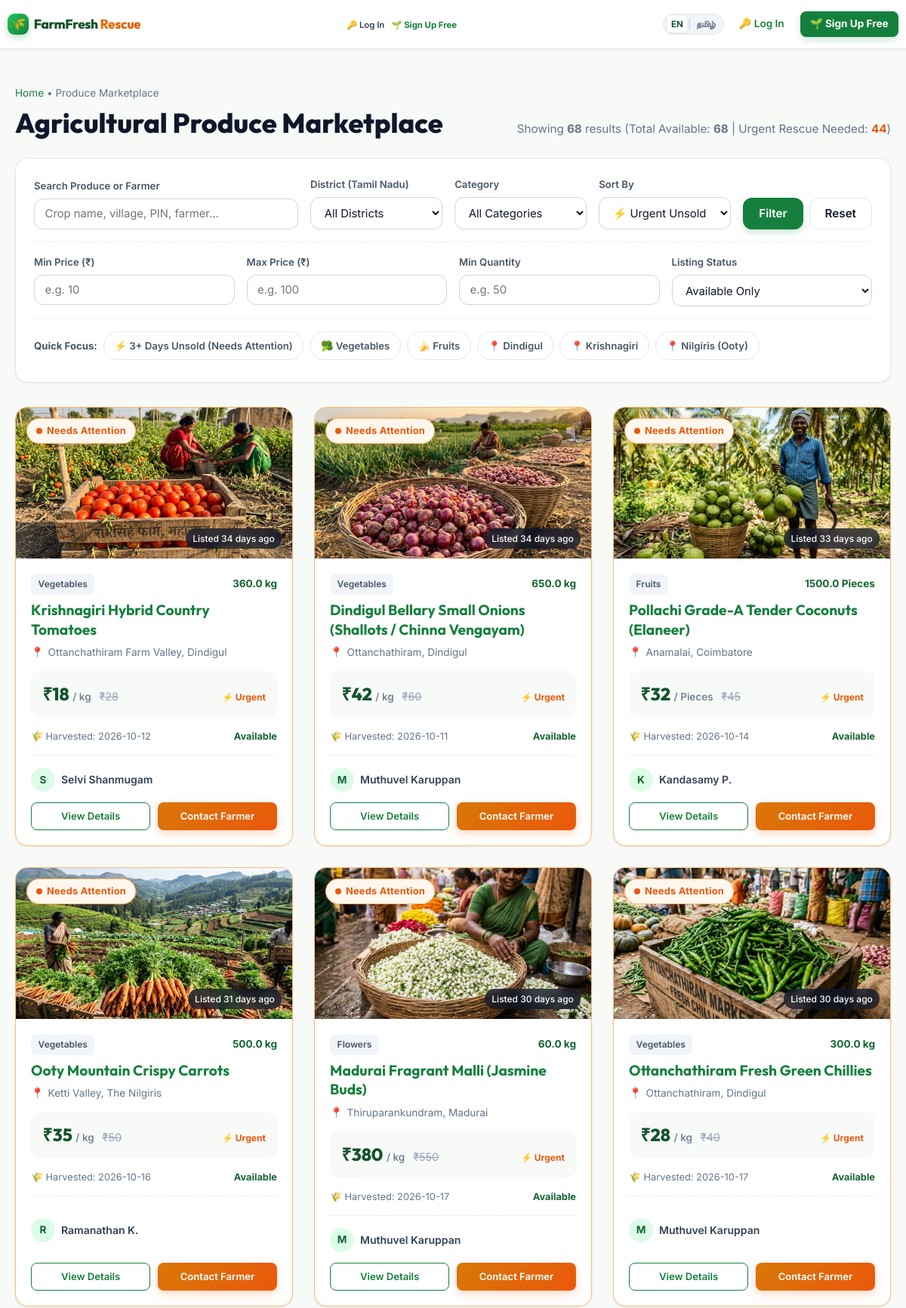
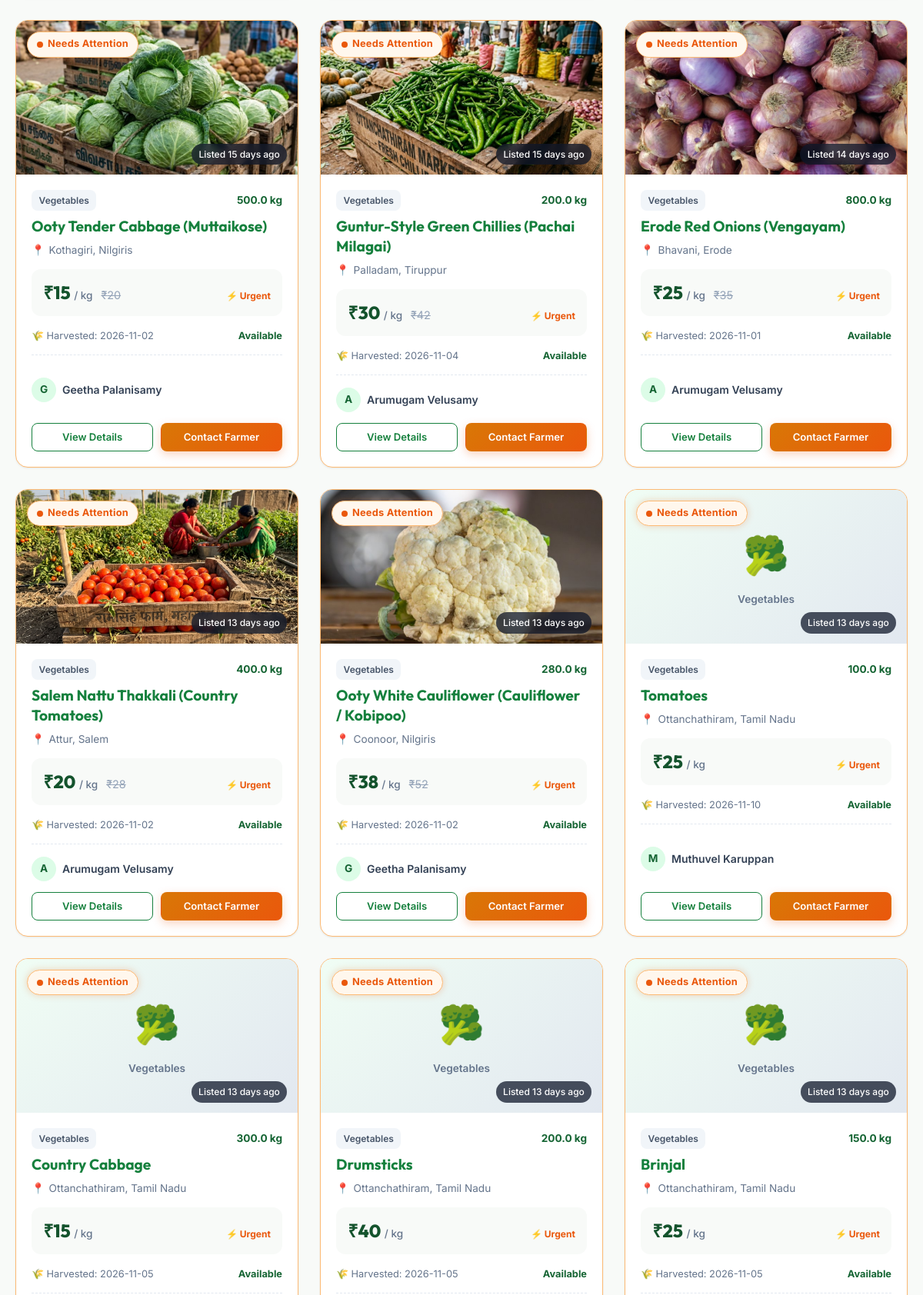
The page /listings (upper part) on the database its author committed (2 pictures, top to bottom).
### tables this page shows
CREATE TABLE listings (
        id INTEGER PRIMARY KEY AUTOINCREMENT,
        farmer_id INTEGER NOT NULL,
        crop_name TEXT NOT NULL,
        category TEXT NOT NULL DEFAULT 'Vegetables',
        photo TEXT,
        quantity REAL NOT NULL,
        unit TEXT NOT NULL,
        price_per_unit REAL NOT NULL,
        original_price REAL,
        harvest_date DATE NOT NULL,
        village_town TEXT NOT NULL,
        district TEXT NOT NULL,
        pin_code TEXT NOT NULL,
        farmer_name TEXT NOT NULL,
        farmer_phone TEXT NOT NULL,
        whatsapp_number TEXT,
        description TEXT,
        status TEXT NOT NULL DEFAULT 'Available' CHECK(status IN ('Available', 'Sold', 'Inactive')),
        created_at TIMESTAMP DEFAULT CURRENT_TIMESTAMP,
        updated_at TIMESTAMP DEFAULT CURRENT_TIMESTAMP, state TEXT NOT NULL DEFAULT 'Tamil Nadu', estimated_freshness_date DATE, urgency_level TEXT NOT NULL DEFAULT 'Normal', rescued_from_waste INTEGER DEFAULT 0, storage_condition TEXT DEFAULT 'Ambient / Room Temperature', freshness_score REAL DEFAULT 85, freshness_grade TEXT DEFAULT 'Fresh', quality_grade TEXT DEFAULT 'Grade A', quality_confidence REAL DEFAULT 90, quality_analysis TEXT, suggested_price REAL, latitude REAL, longitude REAL, reserved_quantity REAL DEFAULT 0, shelf_life_days INTEGER DEFAULT 7, qr_code_token TEXT, additional_photos TEXT, expiry_date DATE, rescue_price REAL,
        FOREIGN KEY (farmer_id) REFERENCES users(id) ON DELETE CASCADE
    );

### app.py (the view, shortened to what this page needs)
@app.route('/listings')
def browse_listings():
    conn = get_db()
    cursor = conn.cursor()
    search_q = request.args.get('q', '').strip()
    category = request.args.get('category', '').strip()
    district = request.args.get('district', '').strip()
    village = request.args.get('village', '').strip()
    min_price = request.args.get('min_price', '').strip()
    max_price = request.args.get('max_price', '').strip()
    min_qty = request.args.get('min_qty', '').strip()
    max_qty = request.args.get('max_qty', '').strip()
    urgency = request.args.get('urgency', '').strip()  # 'urgent_only'
    status_filter = request.args.get('status', 'Available').strip()
    sort_by = request.args.get('sort', 'urgent').strip()
    query = "SELECT * FROM listings WHERE 1=1"
    params = []
    if status_filter and status_filter != 'All':
        query += " AND status = ?"
        params.append(status_filter)
    if category:
        query += " AND category = ?"
        params.append(category)
    if district:
        query += " AND district = ?"
        params.append(district)
    if village:
        query += " AND village_town LIKE ?"
        params.append(f"%{village}%")
    if min_price:
        try:
            query += " AND price_per_unit >= ?"
            params.append(float(min_price))
        except ValueError:
            pass
    if max_price:
        try:
            query += " AND price_per_unit <= ?"
            params.append(float(max_price))
        except ValueError:
            pass
    if min_qty:
        try:
            query += " AND quantity >= ?"
            params.append(float(min_qty))
        except ValueError:
            pass
    if max_qty:
        try:
            query += " AND quantity <= ?"
            params.append(float(max_qty))
        except ValueError:
            pass
    if urgency == 'urgent_only':
        query += " AND status = 'Available' AND ((julianday('now') - julianday(created_at)) >= 3 OR urgency_level = 'Urgent Sale')"
    if sort_by == 'price_low':
        query += " ORDER BY price_per_unit ASC"
    elif sort_by == 'price_high':
        query += " ORDER BY price_per_unit DESC"
    elif sort_by == 'newest':
        query += " ORDER BY created_at DESC"
    elif sort_by == 'harvest_recent':
        query += " ORDER BY harvest_date DESC"
    elif sort_by == 'urgent':
        query += """ ORDER BY
            (CASE
                WHEN status = 'Available' AND urgency_level = 'Urgent Sale' THEN 0
                WHEN status = 'Available' AND (julianday('now') - julianday(created_at)) >= 3 THEN 1
                ELSE 2
            END), created_at ASC"""
    else:
        query += " ORDER BY created_at DESC"
    cursor.execute(query, params)
    listings = cursor.fetchall()
    cursor.execute("""
        SELECT * FROM listings
        WHERE status = 'Available'
        AND ((julianday('now') - julianday(created_at)) >= 3 OR urgency_level = 'Urgent Sale')
        ORDER BY (CASE WHEN urgency_level = 'Urgent Sale' THEN 0 ELSE 1 END), created_at ASC
        LIMIT 4
    """)
    urgent_spotlight = cursor.fetchall()
    cursor.execute("SELECT COUNT(*) FROM listings WHERE status = 'Available'")
    total_available = cursor.fetchone()[0]
    cursor.execute("""
        SELECT COUNT(*) FROM listings
        WHERE status = 'Available'
        AND ((julianday('now') - julianday(created_at)) >= 3 OR urgency_level = 'Urgent Sale')
    """)
    total_urgent = cursor.fetchone()[0]
    conn.close()
    return render_template(
        'listings.html',
        listings=listings,
        urgent_spotlight=urgent_spotlight,
        search_q=search_q,
        category=category,
        district=district,
        village=village,
        min_price=min_price,
        max_price=max_price,
        min_qty=min_qty,
        max_qty=max_qty,
        urgency=urgency,
        status_filter=status_filter,
        sort_by=sort_by,
        total_available=total_available,
        total_urgent=total_urgent
    )

### templates/listings.html (shortened to what this page needs)
{% extends "base.html" %}
{% block content %}
<div class="container" style="padding-top: 2rem; padding-bottom: 4rem;">
  <div style="margin-bottom: 1.5rem;">
    <div style="font-size: 0.85rem; color: var(--text-muted); margin-bottom: 0.35rem;">
      <a href="{{ url_for('index') }}">Home</a> &bull; Produce Marketplace
    </div>
    <div style="display: flex; align-items: baseline; justify-content: space-between; flex-wrap: wrap; gap: 1rem;">
      <h1 style="font-size: 2.25rem; font-weight: 800;">Agricultural Produce Marketplace</h1>
      <div style="font-size: 0.95rem; color: var(--text-muted);">
        Showing <strong>{{ listings|length }}</strong> results
        (Total Available: <strong>{{ total_available }}</strong> | Urgent Rescue Needed: <strong style="color: var(--urgent-red);">{{ total_urgent }}</strong>)
      </div>
    </div>
  </div>
  <div class="filter-card">
    <form action="{{ url_for('browse_listings') }}" method="GET" id="searchFilterForm">
      <div class="filter-grid">
        <div class="filter-group">
          <label class="filter-label">Search Produce or Farmer</label>
          <input type="text" name="q" value="{{ search_q }}" class="filter-input" placeholder="Crop name, village, PIN, farmer...">
        </div>
        <div class="filter-group">
          <label class="filter-label">District (Tamil Nadu)</label>
          <select name="district" class="filter-select">
            <option value="">All Districts</option>
          </select>
        </div>
        <div class="filter-group">
          <label class="filter-label">Category</label>
          <select name="category" class="filter-select">
            <option value="">All Categories</option>
          </select>
        </div>
        <div class="filter-group">
          <label class="filter-label">Sort By</label>
          <select name="sort" class="filter-select">
            <option value="urgent" {% if sort_by == 'urgent' %}selected{% endif %}>⚡ Urgent Unsold First</option>
          </select>
        </div>
        <div class="filter-btn-group">
          <button type="submit" class="btn btn-primary" style="height: 42px;">Filter</button>
          <a href="{{ url_for('browse_listings') }}" class="btn btn-secondary" style="height: 42px;" title="Reset filters">Reset</a>
        </div>
      </div>
      <div class="filter-secondary-grid">
        <div class="filter-group">
          <label class="filter-label">Min Price (₹)</label>
          <input type="number" name="min_price" value="{{ min_price }}" class="filter-input" placeholder="e.g. 10" min="0">
        </div>
        <div class="filter-group">
          <label class="filter-label">Max Price (₹)</label>
          <input type="number" name="max_price" value="{{ max_price }}" class="filter-input" placeholder="e.g. 100" min="0">
        </div>
        <div class="filter-group">
          <label class="filter-label">Min Quantity</label>
          <input type="number" name="min_qty" value="{{ min_qty }}" class="filter-input" placeholder="e.g. 50" min="0">
        </div>
        <div class="filter-group">
          <label class="filter-label">Listing Status</label>
          <select name="status" class="filter-select">
            <option value="Available" {% if status_filter == 'Available' %}selected{% endif %}>Available Only</option>
          </select>
        </div>
      </div>
      <div class="quick-filter-pills">
        <span style="font-size: 0.825rem; font-weight: 700; color: #475569; align-self: center;">Quick Focus:</span>
        <a href="{{ url_for('browse_listings', urgency='urgent_only') }}" class="pill-btn urgent {% if urgency == 'urgent_only' %}active{% endif %}">
          ⚡ 3+ Days Unsold (Needs Attention)
        </a>
        <a href="{{ url_for('browse_listings', category='Vegetables') }}" class="pill-btn {% if category == 'Vegetables' %}active{% endif %}">
          🥦 Vegetables
        </a>
        <a href="{{ url_for('browse_listings', category='Fruits') }}" class="pill-btn {% if category == 'Fruits' %}active{% endif %}">
          🍌 Fruits
        </a>
        <a href="{{ url_for('browse_listings', district='Dindigul') }}" class="pill-btn {% if district == 'Dindigul' %}active{% endif %}">
          📍 Dindigul
        </a>
        <a href="{{ url_for('browse_listings', district='Krishnagiri') }}" class="pill-btn {% if district == 'Krishnagiri' %}active{% endif %}">
          📍 Krishnagiri
        </a>
        <a href="{{ url_for('browse_listings', district='Nilgiris') }}" class="pill-btn {% if district == 'Nilgiris' %}active{% endif %}">
          📍 Nilgiris (Ooty)
        </a>
      </div>
    </form>
  </div>
  {% if listings %}
    <div class="produce-grid">
      {% for item in listings %}
        {% set is_demo = '[DEMO]' in item['farmer_name'] %}
        <div class="produce-card {% if is_needs_attention(item) %}is-urgent{% endif %} {% if item['status'] == 'Sold' %}is-sold{% endif %}">
          <div class="card-image-wrap">
            <div class="card-floating-badge">
              {% if item['status'] == 'Sold' %}
                <span class="badge-sold">✓ Sold / Rescued</span>
              {% elif is_needs_attention(item) %}
                <span class="badge-urgent"><span class="pulse-dot"></span> Needs Attention</span>
              {% else %}
                <span class="badge-available">● Available</span>
              {% endif %}
            </div>
            {% set days_old, age_label = calculate_listing_age(item['created_at']) %}
            <div class="card-age-tag">Listed {{ age_label }}</div>
            {% if item['photo'] %}
              <img src="{{ url_for('static', filename='uploads/' ~ item['photo']) }}" alt="{{ item['crop_name'] }}" class="card-img" loading="lazy">
            {% else %}
              <div class="card-img-placeholder">
                {% if item['category'] == 'Fruits' %}🥥{% elif item['category'] == 'Flowers' %}🌸{% elif item['category'] == 'Grains & Pulses' %}🌾{% else %}🥦{% endif %}
                <span class="placeholder-text">{{ item['category'] }}</span>
              </div>
            {% endif %}
          </div>
          <div class="card-body">
            <div class="card-meta-top">
              <span class="badge-category">{{ item['category'] }}</span>
              <span style="font-size: 0.85rem; font-weight: 700; color: #166534;">
                {{ item['quantity'] }} {{ item['unit'] }}
              </span>
            </div>
            <h3 class="crop-title">
              <a href="{{ url_for('listing_detail', listing_id=item['id']) }}">{{ item['crop_name'] }}</a>
            </h3>
            <div class="crop-location">
              <span>📍</span>
              <span>{{ item['village_town'] }}, {{ item['district'] }}</span>
            </div>
            <div class="crop-pricing-box">
              <div>
                <span class="price-main">₹{{ "%.0f"|format(item['price_per_unit']) }}</span>
                <span class="price-unit">/ {{ item['unit'] }}</span>
                {% if item['original_price'] and item['original_price'] > item['price_per_unit'] %}
                  <span class="price-original">₹{{ "%.0f"|format(item['original_price']) }}</span>
                {% endif %}
              </div>
              {% if is_needs_attention(item) and item['status'] == 'Available' %}
                <span style="font-size: 0.75rem; color: #ea580c; font-weight: 700;">⚡ Urgent</span>
              {% endif %}
            </div>
            <div class="harvest-info">
              <span>🌾 Harvested: {{ item['harvest_date'] }}</span>
              <span>
                <strong style="color: {% if item['status'] == 'Available' %}#166534{% else %}#64748b{% endif %};">
                  {{ item['status'] }}
                </strong>
              </span>
            </div>
            <div class="card-farmer-info" style="margin-bottom: 0.85rem;">
              <div class="farmer-avatar-name">
                {% set clean_farmer_name = item['farmer_name'].replace('[DEMO] ', '') %}
                <div class="farmer-avatar">{{ clean_farmer_name[0] }}</div>
                <div class="farmer-name">{{ clean_farmer_name }}</div>
              </div>
            </div>
            {% if item['status'] == 'Available' %}
              <div class="card-action-row">
                <a href="{{ url_for('listing_detail', listing_id=item['id']) }}"
                   class="btn btn-sm btn-outline-primary"
                   id="view-details-{{ item['id'] }}"
                   style="flex: 1; text-align: center;">
                  View Details
                </a>
                <a href="{{ url_for('listing_detail', listing_id=item['id']) }}#enquiry-section"
                   class="btn btn-sm {% if is_needs_attention(item) %}btn-accent{% else %}btn-primary{% endif %}"
                   id="contact-farmer-{{ item['id'] }}"
                   style="flex: 1; text-align: center;">
                  Contact Farmer
                </a>
              </div>
            {% else %}
              <a href="{{ url_for('listing_detail', listing_id=item['id']) }}"
                 class="btn btn-sm btn-secondary"
                 style="width:100%; text-align:center;">
                View Details
              </a>
            {% endif %}
          </div>
        </div>
      {% endfor %}
    </div>
  {% endif %}
</div>
{% endblock %}

### rows shown on the page
listings: shows "Needs Attention", age_label "34 days ago", photo (picture), category "Vegetables", quantity "360.0", unit "kg", crop_name "Krishnagiri Hybrid Country Tomatoes", village_town "Ottanchathiram Farm Valley", district "Dindigul", price_per_unit "18", original_price "28", shows "⚡ Urgent", harvest_date "2026-10-12", status "Available", farmer_name "S", farmer_name "Selvi Shanmugam"
listings: shows "Needs Attention", age_label "34 days ago", photo (picture), category "Vegetables", quantity "650.0", unit "kg", crop_name "Dindigul Bellary Small Onions (Shallots / Chinna Vengayam)", village_town "Ottanchathiram", district "Dindigul", price_per_unit "42", original_price "60", shows "⚡ Urgent", harvest_date "2026-10-11", status "Available", farmer_name "M", farmer_name "Muthuvel Karuppan"
listings: shows "Needs Attention", age_label "33 days ago", photo (picture), category "Fruits", quantity "1500.0", unit "Pieces", crop_name "Pollachi Grade-A Tender Coconuts (Elaneer)", village_town "Anamalai", district "Coimbatore", price_per_unit "32", original_price "45", shows "⚡ Urgent", harvest_date "2026-10-14", status "Available", farmer_name "K", farmer_name "Kandasamy P."
listings: shows "Needs Attention", age_label "31 days ago", photo (picture), category "Vegetables", quantity "500.0", unit "kg", crop_name "Ooty Mountain Crispy Carrots", village_town "Ketti Valley", district "The Nilgiris", price_per_unit "35", original_price "50", shows "⚡ Urgent", harvest_date "2026-10-16", status "Available", farmer_name "R", farmer_name "Ramanathan K."
listings: shows "Needs Attention", age_label "30 days ago", photo (picture), category "Flowers", quantity "60.0", unit "kg", crop_name "Madurai Fragrant Malli (Jasmine Buds)", village_town "Thiruparankundram", district "Madurai", price_per_unit "380", original_price "550", shows "⚡ Urgent", harvest_date "2026-10-17", status "Available", farmer_name "M", farmer_name "Muthuvel Karuppan"
listings: shows "Needs Attention", age_label "30 days ago", photo (picture), category "Vegetables", quantity "300.0", unit "kg", crop_name "Ottanchathiram Fresh Green Chillies", village_town "Ottanchathiram", district "Dindigul", price_per_unit "28", original_price "40", shows "⚡ Urgent", harvest_date "2026-10-17", status "Available", farmer_name "M", farmer_name "Muthuvel Karuppan"
listings: shows "Needs Attention", age_label "15 days ago", photo (picture), category "Vegetables", quantity "500.0", unit "kg", crop_name "Ooty Tender Cabbage (Muttaikose)", village_town "Kothagiri", district "Nilgiris", price_per_unit "15", original_price "20", shows "⚡ Urgent", harvest_date "2026-11-02", status "Available", clean_farmer_name "G", clean_farmer_name "Geetha Palanisamy"
listings: shows "Needs Attention", age_label "15 days ago", photo (picture), category "Vegetables", quantity "200.0", unit "kg", crop_name "Guntur-Style Green Chillies (Pachai Milagai)", village_town "Palladam", district "Tiruppur", price_per_unit "30", original_price "42", shows "⚡ Urgent", harvest_date "2026-11-04", status "Available", clean_farmer_name "A", clean_farmer_name "Arumugam Velusamy"
listings: shows "Needs Attention", age_label "14 days ago", photo (picture), category "Vegetables", quantity "800.0", unit "kg", crop_name "Erode Red Onions (Vengayam)", village_town "Bhavani", district "Erode", price_per_unit "25", original_price "35", shows "⚡ Urgent", harvest_date "2026-11-01", status "Available", clean_farmer_name "A", clean_farmer_name "Arumugam Velusamy"
listings: shows "Needs Attention", age_label "13 days ago", photo (picture), category "Vegetables", quantity "400.0", unit "kg", crop_name "Salem Nattu Thakkali (Country Tomatoes)", village_town "Attur", district "Salem", price_per_unit "20", original_price "28", shows "⚡ Urgent", harvest_date "2026-11-02", status "Available", clean_farmer_name "A", clean_farmer_name "Arumugam Velusamy"
listings: shows "Needs Attention", age_label "13 days ago", photo (picture), category "Vegetables", quantity "280.0", unit "kg", crop_name "Ooty White Cauliflower (Cauliflower / Kobipoo)", village_town "Coonoor", district "Nilgiris", price_per_unit "38", original_price "52", shows "⚡ Urgent", harvest_date "2026-11-02", status "Available", clean_farmer_name "G", clean_farmer_name "Geetha Palanisamy"
listings: shows "Needs Attention", age_label "13 days ago", category "Vegetables", quantity "100.0", unit "kg", crop_name "Tomatoes", village_town "Ottanchathiram", district "Tamil Nadu", price_per_unit "25", shows "⚡ Urgent", harvest_date "2026-11-10", status "Available", farmer_name "M", farmer_name "Muthuvel Karuppan"
listings: shows "Needs Attention", age_label "13 days ago", category "Vegetables", quantity "300.0", unit "kg", crop_name "Country Cabbage", village_town "Ottanchathiram", district "Tamil Nadu", price_per_unit "15", shows "⚡ Urgent", harvest_date "2026-11-05", status "Available"
listings: shows "Needs Attention", age_label "13 days ago", category "Vegetables", quantity "200.0", unit "kg", crop_name "Drumsticks", village_town "Ottanchathiram", district "Tamil Nadu", price_per_unit "40", shows "⚡ Urgent", harvest_date "2026-11-05", status "Available"
listings: shows "Needs Attention", age_label "13 days ago", category "Vegetables", quantity "150.0", unit "kg", crop_name "Brinjal", village_town "Ottanchathiram", district "Tamil Nadu", price_per_unit "25", shows "⚡ Urgent", harvest_date "2026-11-05", status "Available"

### other values the page prints
{{ _t('log_in') }} "Log In"
{{ _t('sign_up') }} "Sign Up Free"
{{ listings|length }} "68"
{{ total_available }} "68"
{{ total_urgent }} "44"
